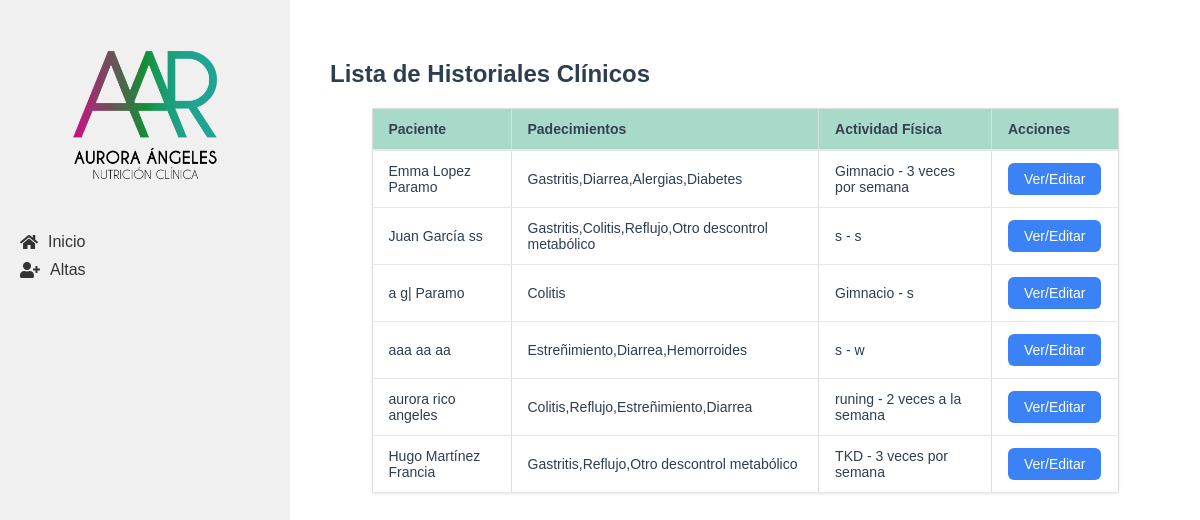
The app's page /historial-clinico with its own data.
### tables this page shows
CREATE TABLE historial_clinico (
    id INTEGER PRIMARY KEY AUTOINCREMENT,
    paciente_id INTEGER NOT NULL,
    cirugias TEXT,
    padecimientos TEXT,
    medicamentos TEXT,
    suplementos TEXT,
    enfermedades_previas TEXT,
    enfermedades_actuales TEXT,
    tipo_actividad_fisica TEXT,
    frecuencia_actividad_fisica TEXT,
    tiempo_actividad_fisica TEXT,
    numero_comidas_diarias INTEGER,
    alimentos_normales TEXT,
    alimentos_no_gustados TEXT,
    FOREIGN KEY (paciente_id) REFERENCES pacientes (id)
);

CREATE TABLE "pacientes" (
    id INTEGER PRIMARY KEY AUTOINCREMENT,
    nombre TEXT NOT NULL,
    apellido_paterno TEXT NOT NULL,
    apellido_materno TEXT NOT NULL,
    fecha_nacimiento TEXT NOT NULL,
    telefono TEXT,
    correo TEXT UNIQUE NOT NULL,
    ciudad TEXT NOT NULL, `status` TEXT,
    fecha_registro TIMESTAMP DEFAULT CURRENT_TIMESTAMP
);

### app/controllers/historial_clinico.py (the view)
@historial_clinico.route('/historial-clinico')
def lista_historiales():
    historiales = HistorialClinico.obtener_todos()
    return render_template('lista_historiales.html', historiales=historiales)

### app/db.py (called while the page is built)
def get_db():
    if 'db' not in g:
        g.db = sqlite3.connect(
            'pacientes.db',
            detect_types=sqlite3.PARSE_DECLTYPES
        )
        g.db.row_factory = sqlite3.Row
    return g.db

def query_db(query, args=(), one=False):
    cur = get_db().execute(query, args)
    rv = cur.fetchall()
    cur.close()
    return (rv[0] if rv else None) if one else rv

### app/models/historial_clinico.py (called while the page is built)
    @staticmethod
    def obtener_todos():
        return query_db('''
            SELECT h.*, p.nombre, p.apellido_paterno, p.apellido_materno
            FROM historial_clinico h
            JOIN pacientes p ON h.paciente_id = p.id
        ''')

### app/templates/lista_historiales.html (shortened to what this page needs)
{% extends "base.html" %}
{% block content %}
<div class="valoracion-container">
    <h2>Lista de Historiales Clínicos</h2>
    <table class="table">
        <thead>
            <tr>
                <th class="table__header">Paciente</th>
                <th class="table__header">Padecimientos</th>
                <th class="table__header">Actividad Física</th>
                <th class="table__header">Acciones</th>
            </tr>
        </thead>
        <tbody>
            {% for historial in historiales %}
            <tr>
                <td class="table__cell">{{ historial['nombre'] }} {{ historial['apellido_paterno'] }} {{ historial['apellido_materno'] }}</td>
                <td class="table__cell">{{ historial['padecimientos'] }}</td>
                <td class="table__cell">{{ historial['tipo_actividad_fisica'] }} - {{ historial['frecuencia_actividad_fisica'] }}</td>
                <td class="table__cell">
                    <a href="{{ url_for('historial_clinico.ver_crear_historial', paciente_id=historial['paciente_id']) }}" class="action-button">Ver/Editar</a>
                </td>
            </tr>
            {% endfor %}
        </tbody>
    </table>
</div>
{% endblock %}

### app/static/css/style.css (style rules this page uses)
body { font-family: Arial, sans-serif; margin: 0; padding: 0; color: #2c3e50; }
.table { width: 100%; border-collapse: collapse; margin: 20px 0; font-size: 16px; text-align: left; }
.table__header, .table__cell { border: 1px solid #ddd; padding: 8px; text-align: left; }
.table__header { background-color: #f2f2f2; }
.table { max-width: 90%; background-color: white; margin: 0 auto; box-shadow: 0 1px 3px rgba(0, 0, 0, 0.1); border-radius: 4px; }
.table__header { padding: 12px 16px; text-align: left; font-weight: 600; font-size: 0.875rem; color: #374151; background-color: #119b6e5e; border-bottom: 2px solid #e5e7eb; }
.table__cell { padding: 12px 16px; font-size: 0.875rem; border-bottom: 1px solid #e5e7eb; }
.action-button { display: inline-flex; align-items: center; padding: 0.5rem 1rem; font-size: 0.875rem; font-weight: 500; border-radius: 0.375rem; background-color: #3b82f6; color: white; text-decoration: none; transition: background-color 0.2s; }
.valoracion-container { max-width: 1200px; margin: 0 auto; padding: 20px; }
.action-button { display: inline-flex; align-items: center; gap: 0.5rem; padding: 0.5rem 1rem; background-color: #3b82f6; color: white; border-radius: 0.375rem; text-decoration: none; font-size: 0.875rem; font-weight: 500; transition: background-color 0.2s; }

### records on screen
historial_clinico: nombre "Emma", apellido_paterno "Lopez", apellido_materno "Paramo", padecimientos "Gastritis,Diarrea,Alergias,Diabetes", tipo_actividad_fisica "Gimnacio", frecuencia_actividad_fisica "3 veces por semana"
historial_clinico: nombre "Juan", apellido_paterno "García", apellido_materno "ss", padecimientos "Gastritis,Colitis,Reflujo,Otro descontrol metabólico", tipo_actividad_fisica "s", frecuencia_actividad_fisica "s"
historial_clinico: nombre "a", apellido_paterno "g|", apellido_materno "Paramo", padecimientos "Colitis", tipo_actividad_fisica "Gimnacio", frecuencia_actividad_fisica "s"
historial_clinico: nombre "aaa", apellido_paterno "aa", apellido_materno "aa", padecimientos "Estreñimiento,Diarrea,Hemorroides", tipo_actividad_fisica "s", frecuencia_actividad_fisica "w"
historial_clinico: nombre "aurora", apellido_paterno "rico", apellido_materno "angeles", padecimientos "Colitis,Reflujo,Estreñimiento,Diarrea", tipo_actividad_fisica "runing", frecuencia_actividad_fisica "2 veces a la semana"
historial_clinico: nombre "Hugo", apellido_paterno "Martínez", apellido_materno "Francia", padecimientos "Gastritis,Reflujo,Otro descontrol metabólico", tipo_actividad_fisica "TKD", frecuencia_actividad_fisica "3 veces por semana"
